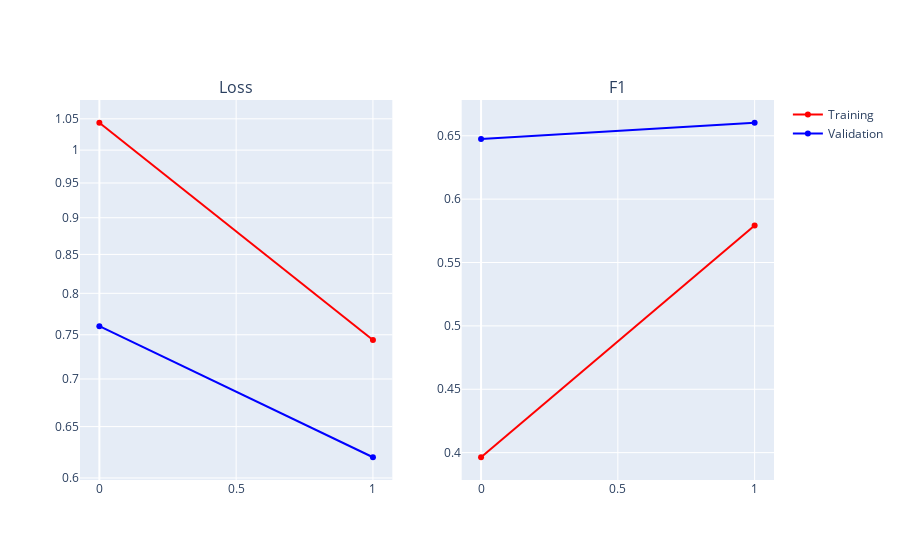

The notebook cell this image was saved under:
### Code cell
tunet_model.to(device)   # send network to GPU

tunet_model, results = train_segmentation(tunet_model,
                                          train_loader,
                                          val_loader,
                                          epochs,
                                          criterion,
                                          optimizer_tunet,
                                          device,
                                          show=5,
                                          savepath='models'
                                          )   # training happens here
tunet_model = tunet_model.cpu()

fig = plots.plot_training_results_segmentation(results)
plt.figure(dpi=20)
fig.show()

# Save Model
tunet_model.save_network_parameters(save_tunet_path)

# clear out unnecessary variables from device (GPU) memory
torch.cuda.empty_cache()

### Figure 1 — Plotly figure (JSON) as saved in the notebook; plotly's stock layout.template omitted (floating-point values rounded to 4 significant figures)
{"data": [{"line": {"color": "red"}, "mode": "lines+markers", "name": "Training", "type": "scatter", "x": [0, 1], "xaxis": "x", "y": [1.044, 0.7439], "yaxis": "y"}, {"line": {"color": "blue"}, "mode": "lines+markers", "name": "Validation", "type": "scatter", "x": [0, 1], "xaxis": "x", "y": [0.7601, 0.6197], "yaxis": "y"}, {"line": {"color": "red"}, "mode": "lines+markers", "showlegend": false, "type": "scatter", "x": [0, 1], "xaxis": "x2", "y": [0.3964, 0.5791], "yaxis": "y2"}, {"line": {"color": "blue"}, "mode": "lines+markers", "showlegend": false, "type": "scatter", "x": [0, 1], "xaxis": "x2", "y": [0.6474, 0.6603], "yaxis": "y2"}], "layout": {"annotations": [{"font": {"size": 16}, "showarrow": false, "text": "Loss", "x": 0.225, "xanchor": "center", "xref": "paper", "y": 1, "yanchor": "bottom", "yref": "paper"}, {"font": {"size": 16}, "showarrow": false, "text": "F1", "x": 0.775, "xanchor": "center", "xref": "paper", "y": 1, "yanchor": "bottom", "yref": "paper"}], "autosize": true, "xaxis": {"anchor": "y", "domain": [0, 0.45]}, "xaxis2": {"anchor": "y2", "domain": [0.55, 1]}, "yaxis": {"anchor": "x", "domain": [0, 1], "type": "log"}, "yaxis2": {"anchor": "x2", "domain": [0, 1]}}}
